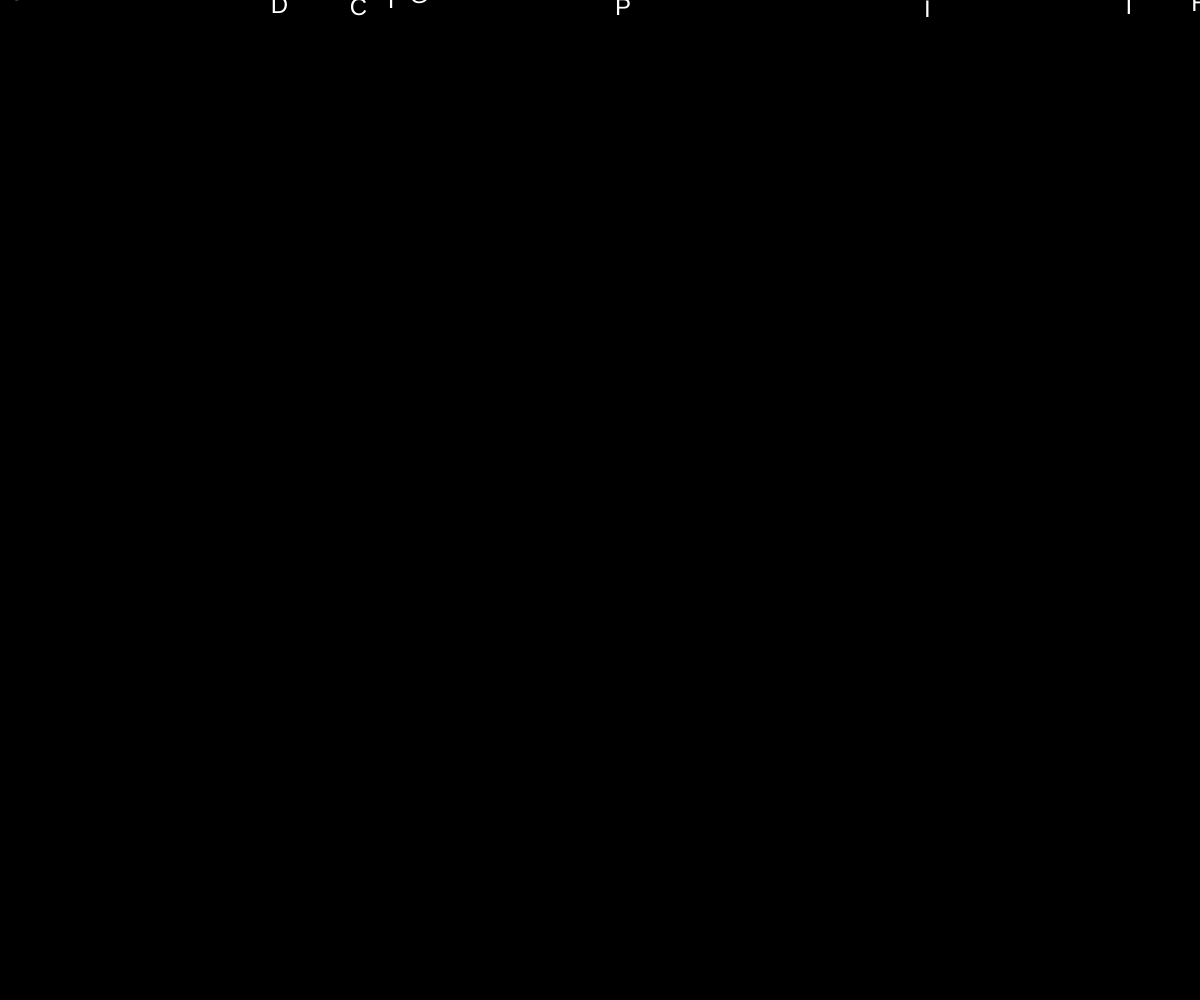
Frame 1 (no input)
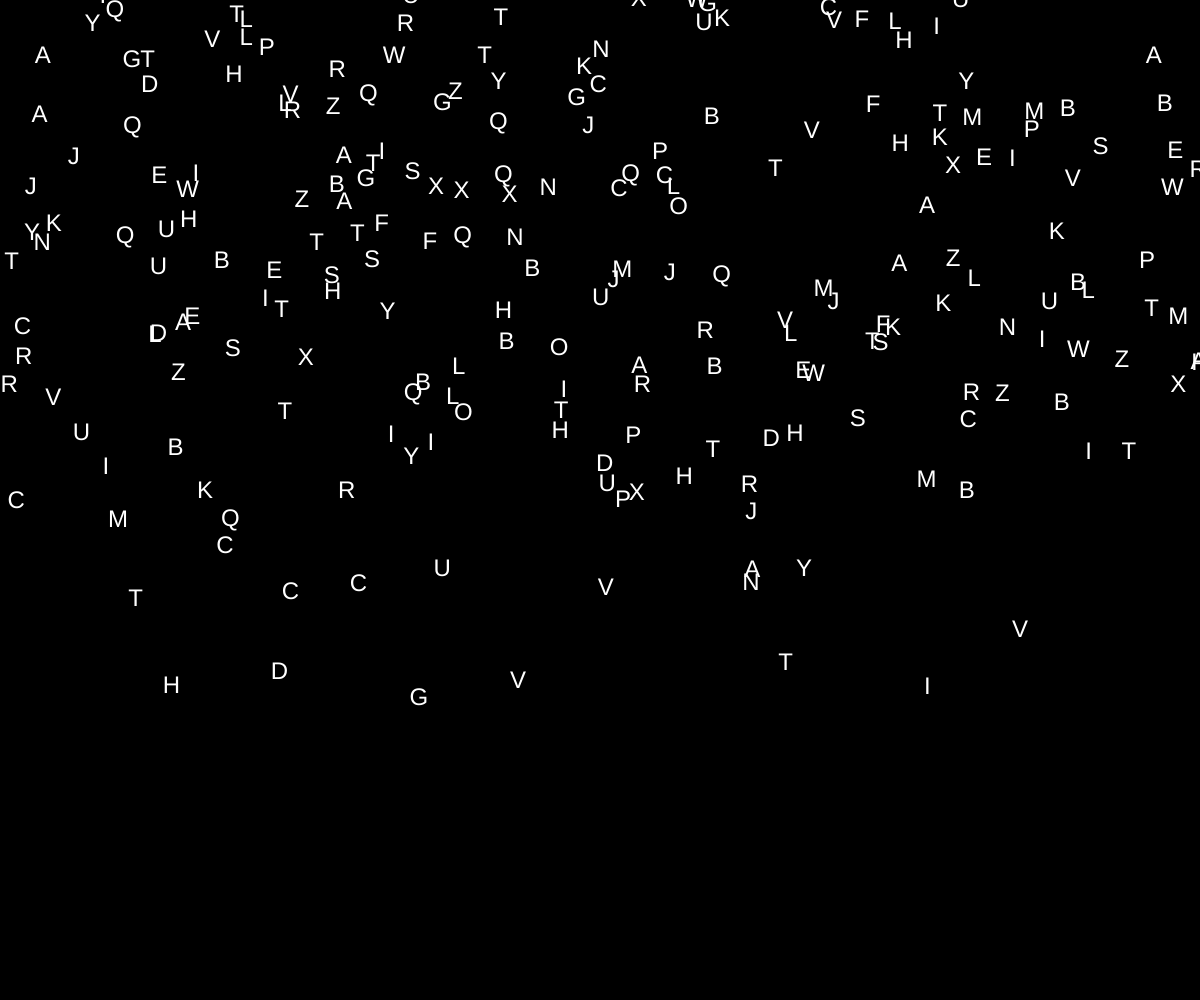
Frame 60 (no input)
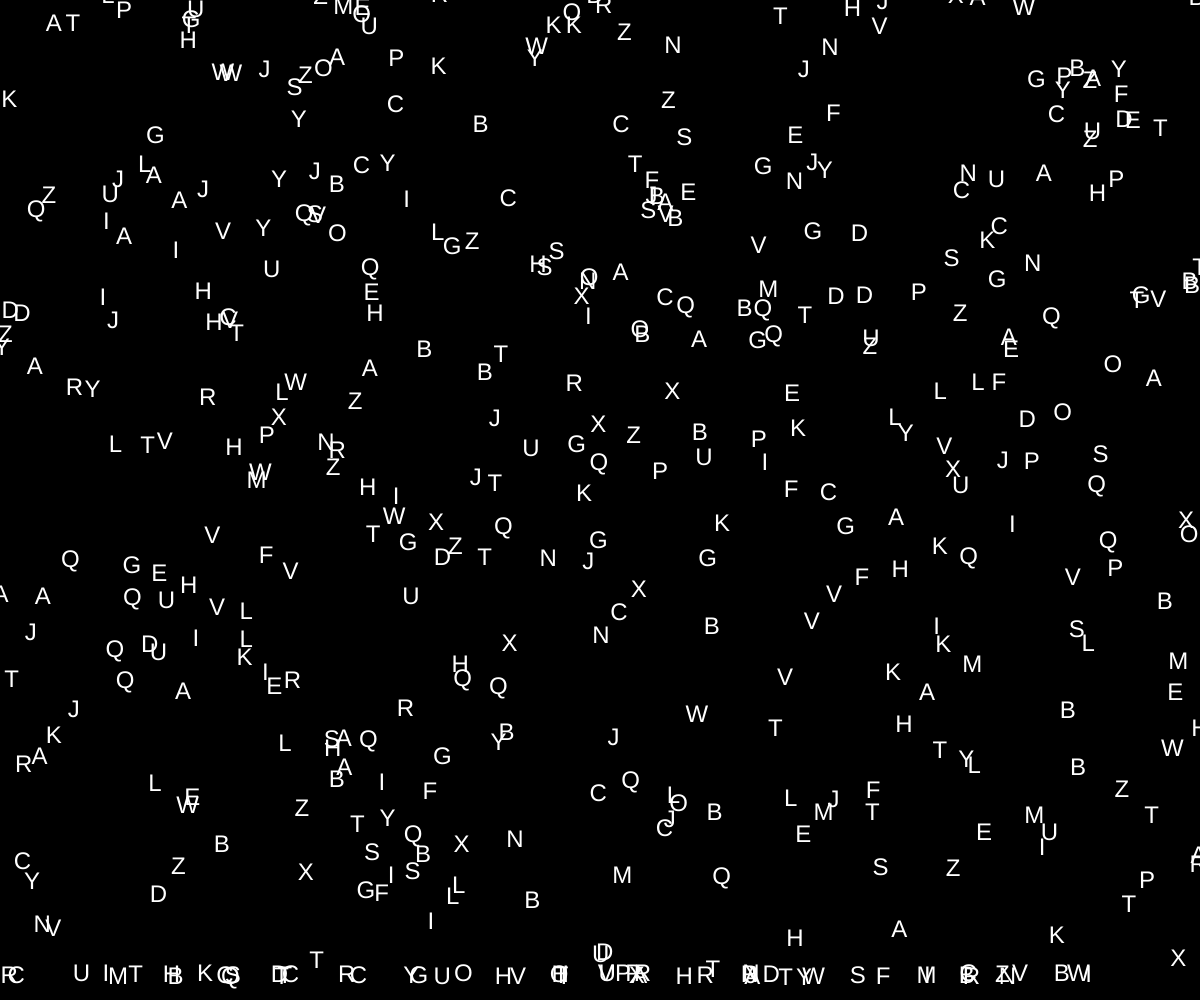
Frame 120 (the mouse pressed at the canvas centre since frame 60)

The p5.js sketch that drew these frames (run headless with seeded random() and noise() and a simulated clock; from frame 60 on, the mouse is pressed at the canvas centre):

// p5.js sketch
// ── sketch.js
let letters = [];
let fontSize = 24;
let formingCircle = false;
let circleCenterX, circleCenterY;
let circleRadius = 160;
let inputBox;
let wordParticles = [];
let showInput = false;
let exploded = false;
let startFrame;
let explosionStartTime;
let showBackButton = false;
let backButton;

function setup() {
  createCanvas(windowWidth, windowHeight);
  textSize(fontSize);
  textAlign(CENTER, CENTER);
  fill(255);

  resetLetters();
  startFrame = frameCount;
}

function draw() {
  background(0);

  if (!formingCircle && !exploded) {
    // falling letters
    for (let l of letters) {
      l.y += l.speed;
      if (l.y > height - fontSize) l.y = height - fontSize + random(-2, 2);
      text(l.char, l.x, l.y);
    }
    if (frameCount - startFrame > 240) formingCircle = true; // ~4 sec
  } 
  else if (formingCircle && !exploded) {
    // assign targets in circle once
    for (let i = 0; i < letters.length; i++) {
      if (letters[i].targetX === null) {
        let angle = random(TWO_PI);
        let r = circleRadius * sqrt(random());
        letters[i].targetX = circleCenterX + r * cos(angle);
        letters[i].targetY = circleCenterY + r * sin(angle);
      }
    }
    // move letters toward circle
    for (let l of letters) {
      l.x += (l.targetX - l.x) * 0.05;
      l.y += (l.targetY - l.y) * 0.05;
      text(l.char, l.x, l.y);
    }

    // show input box once circle is formed
    if (!showInput) {
      showInput = true;
      inputBox = createInput();
      inputBox.position(width / 2 - 100, circleCenterY + circleRadius + 20);
      inputBox.size(200);
      inputBox.attribute('placeholder', 'Type a word/phrase and press Enter');
      inputBox.input(() => {});
      inputBox.elt.addEventListener('keypress', function(e) {
        if (e.key === 'Enter') {
          explodeWord(inputBox.value());
          inputBox.remove();
          explosionStartTime = millis();
        }
      });
    }
  } 
  else if (exploded) {
    // draw word particles
    for (let i = 0; i < wordParticles.length; i++) {
      let p = wordParticles[i];
      text(p.word, p.x, p.y);
      p.x += random(-0.5, 0.5);
      p.y += random(-0.5, 0.5);
    }

    // slowly add more words each frame
    if (wordParticles.length < width * height / 50) {
      for (let i = 0; i < 2; i++) {
        wordParticles.push({
          word: wordParticles[0].word,
          x: random(width),
          y: random(height)
        });
      }
    }

    // show back button after 5 seconds
    if (!showBackButton && millis() - explosionStartTime > 5000) {
      showBackButton = true;
      backButton = createButton('Back');
      backButton.position(width / 2 - 40, height - 60);
      backButton.size(80, 40);
      backButton.mousePressed(resetAll);
    }
  }
}

// explode typed word gradually
function explodeWord(txt) {
  exploded = true;
  wordParticles.push({
    word: txt,
    x: width / 2,
    y: circleCenterY
  });
  letters = [];
}

// reset everything to circle + input
function resetAll() {
  exploded = false;
  formingCircle = false;
  showInput = false;
  showBackButton = false;
  wordParticles = [];
  if (backButton) backButton.remove();
  resetLetters();
  startFrame = frameCount;
}

function resetLetters() {
  letters = [];
  for (let i = 0; i < 900; i++) {
    letters.push({
      x: random(width),
      y: random(-height * 2, 0),
      char: String.fromCharCode(65 + floor(random(26))),
      speed: random(5, 12),
      targetX: null,
      targetY: null
    });
  }
  circleCenterX = width / 2;
  circleCenterY = height / 2;
}
